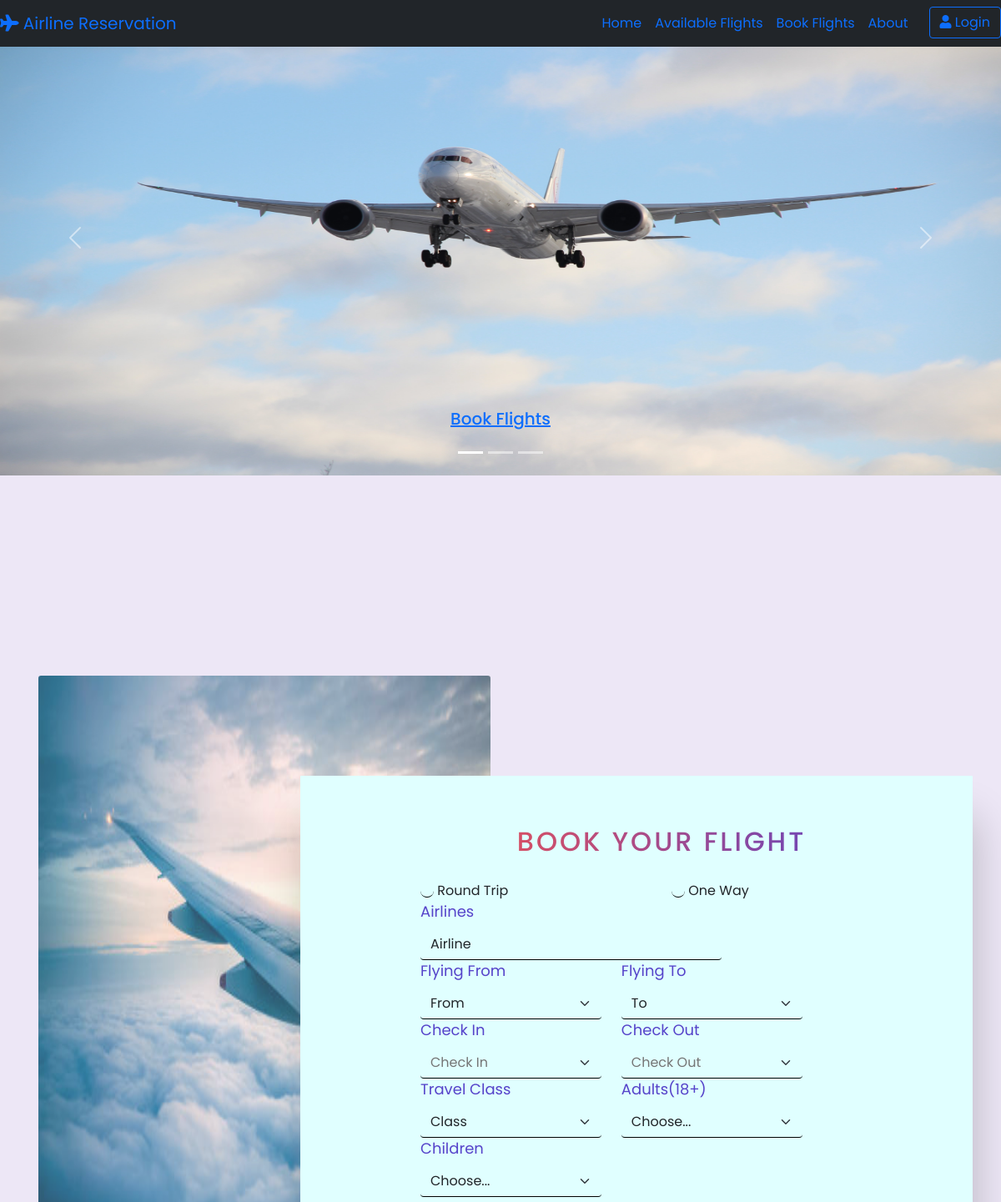
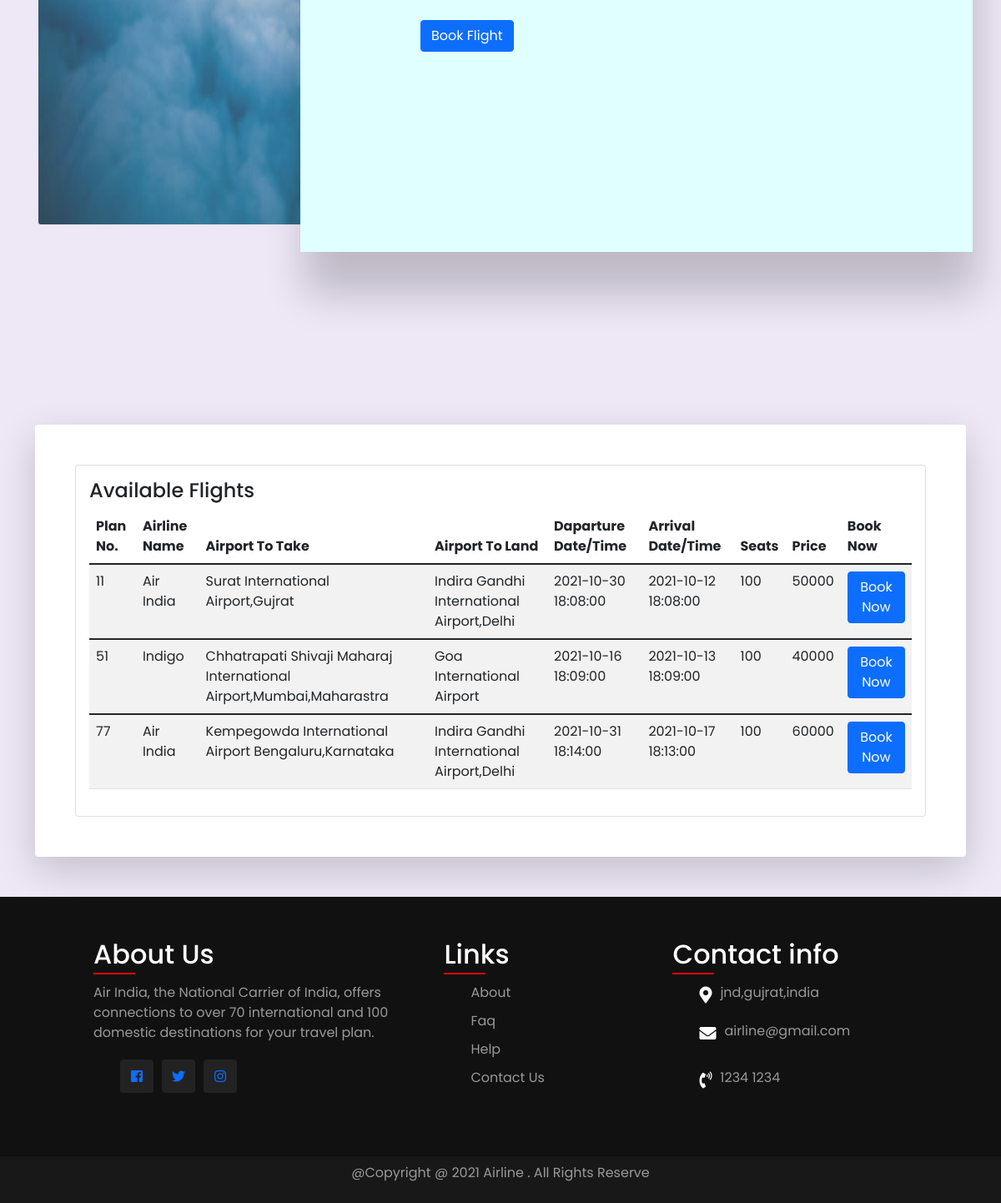
The page / on the database its author committed (2 pictures, top to bottom).
### tables this page shows
CREATE TABLE `flight_list` (
  `id` int(30) NOT NULL,
  `plane_no` int(11) NOT NULL,
  `airline_name` text NOT NULL,
  `airport_from` text NOT NULL,
  `airport_to` text NOT NULL,
  `departure_datetime` datetime NOT NULL,
  `arrival_datetime` datetime NOT NULL,
  `seats` int(10) NOT NULL DEFAULT 0,
  `price` int(11) NOT NULL,
  `date_created` datetime NOT NULL DEFAULT current_timestamp()
);

### avflights.php (the view, shortened to what this page needs)
<?php
$con = mysqli_connect("localhost:3307", "root", "", "airline_reservation");
?>
<!DOCTYPE html>
<html lang="en" dir="ltr">
<head>
    <link rel="stylesheet" href="./css/d_style.css">
    <link href="https://cdn.jsdelivr.net/npm/bootstrap@5.0.2/dist/css/bootstrap.min.css" rel="stylesheet">
    <link href="https://cdn.jsdelivr.net/npm/bootstrap@5.0.2/dist/css/bootstrap.min.css" rel="stylesheet">
    <link href='https://unpkg.com/boxicons@2.0.7/css/boxicons.min.css' rel='stylesheet'>
    <link rel="stylesheet" href="https://use.fontawesome.com/releases/v5.7.2/css/all.css">
    <link href="https://cdn.jsdelivr.net/npm/bootstrap@5.1.1/dist/css/bootstrap.min.css" rel="stylesheet">
    <link href="https://cdn.jsdelivr.net/npm/simple-datatables@latest/dist/style.css" rel="stylesheet" />
</head>
<body>
    <div>
        <form method="POST">
            <div class="card">
                <div class="card-body">
                    <h4>
                        Available Flights
                    </h4>
                    <?php
                    $query_run = mysqli_query($con, "select * from flight_list");
                    ?>
                    <table class="table table-striped table-hover">
                        <thead>
                            <tr>
                                <th scope="col">Plan No.</th>
                                <th scope="col">Airline Name</th>
                                <th scope="col">Airport To Take</th>
                                <th scope="col">Airport To Land</th>
                                <th scope="col">Daparture Date/Time</th>
                                <th scope="col">Arrival Date/Time</th>
                                <th scope="col">Seats</th>
                                <th scope="col">Price</th>
                                <th scope="col">Book Now</th>
                            </tr>
                        </thead>
                        <?php
                        if ($query_run) {
                            foreach ($query_run as $row) {
                        ?>
                                <tbody>
                                    <tr>
                                        <td><?php echo $row['plane_no']; ?></td>
                                        <td><?php echo $row['airline_name']; ?></td>
                                        <td><?php echo $row['airport_from']; ?></td>
                                        <td><?php echo $row['airport_to']; ?></td>
                                        <td><?php echo $row['departure_datetime']; ?></td>
                                        <td><?php echo $row['arrival_datetime']; ?></td>
                                        <td><?php echo $row['seats']; ?></td>
                                        <td><?php echo $row['price']; ?></td>
                                        <td>
                                            <?php
                                            if (isset($_SESSION['username'])) {
                                            ?>
                                                <button type="button" class="btn btn-primary editbtn" data-bs-toggle="modal" data-bs-target="#editmodal">
                                                    Book Now
                                                </button>
                                            <?php
                                            } else {
                                            ?>
                                                <a class="btn btn-primary" data-bs-toggle="modal" data-bs-target="#lrmodal">
                                                    Book Now
                                                </a>
                                            <?php
                                            }
                                            ?>
                                        </td>
                                    </tr>
                                </tbody>
                        <?php
                            }
                        } else {
                            echo "no record found";
                        }
                        ?>
                    </table>
                </div>
            </div>
    </div>
    </div>
</body>
</html>
</body>

### rows shown on the page
flight_list: plane_no "11", airline_name "Air India", airport_from "Surat International Airport,Gujrat", airport_to "Indira Gandhi International Airport,Delhi", departure_datetime "2021-10-30 18:08:00", arrival_datetime "2021-10-12 18:08:00", seats "100", price "50000"
flight_list: plane_no "51", airline_name "Indigo", airport_from "Chhatrapati Shivaji Maharaj International Airport,Mumbai,Maharastra", airport_to "Goa International Airport", departure_datetime "2021-10-16 18:09:00", arrival_datetime "2021-10-13 18:09:00", seats "100", price "40000"
flight_list: plane_no "77", airline_name "Air India", airport_from "Kempegowda International Airport Bengaluru,Karnataka", airport_to "Indira Gandhi International Airport,Delhi", departure_datetime "2021-10-31 18:14:00", arrival_datetime "2021-10-17 18:13:00", seats "100", price "60000"
